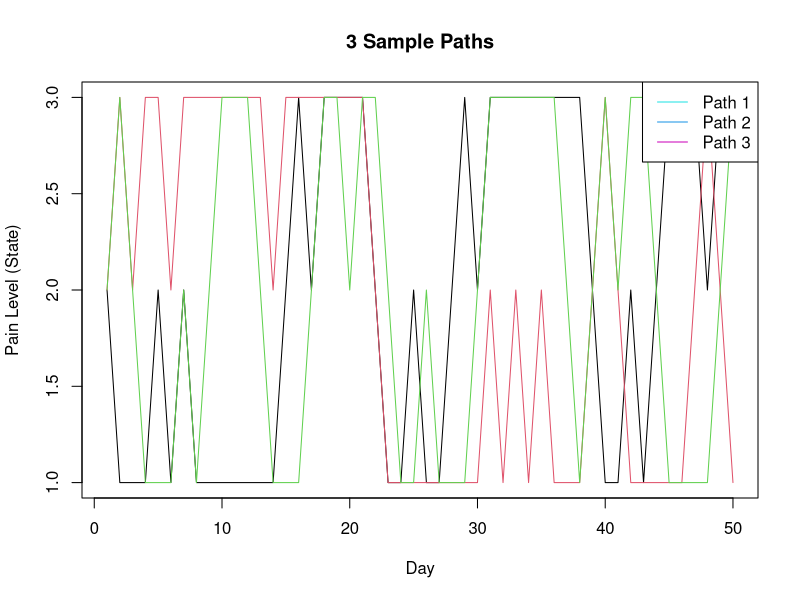
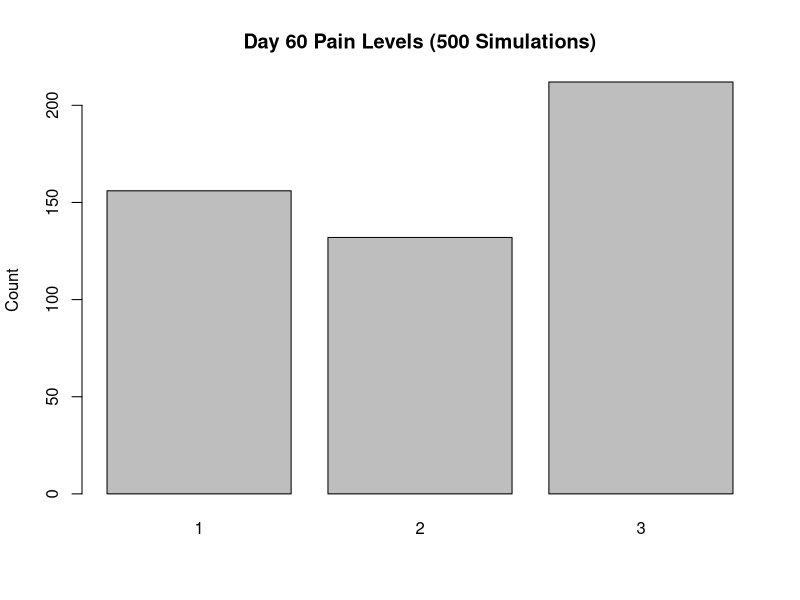

Generate these figures, in order, with R:
## ---- chunk 1
set.seed(123)

p <- 2/5 
time <- 60  # simulate for 60 days
nsim <- 500 # number of sample paths
initialcap <- 2 # start at state 2

X <- matrix(0, nrow = time, ncol = nsim)
Y <- matrix(0, nrow = time, ncol = nsim)
X[1, ] <- initialcap
for (i in 1:(time - 1)) {
  for (j in 1:nsim) {
    Y[i + 1, j] <- runif(1)
    if (X[i, j] == 1) {
      if (Y[i + 1, j] < 1 - p) {
        X[i + 1, j] <- 1
      } else {
        X[i + 1, j] <- 2
      }
    } else if (X[i, j] == 2) {
      if (Y[i + 1, j] < p) {
        X[i + 1, j] <- 1
      } else {
        X[i + 1, j] <- 3
      }
    } else if (X[i, j] == 3) {
      if (Y[i + 1, j] < p) {
        X[i + 1, j] <- 2
      } else {
        X[i + 1, j] <- 3
      }
    }
  }
}
## ---- chunk 2
matplot(1:50, X[1:50, 1:3], type = "l", col = 1:3, lty = 1,
        ylab = "Pain Level (State)", xlab = "Day", main = "3 Sample Paths")
legend("topright", legend = c("Path 1", "Path 2", "Path 3"), col = c(5,4,6), lty = 1)

## ---- chunk 3
final_states <- X[time, ]
barplot(table(final_states), col = "gray",
        main = "Day 60 Pain Levels (500 Simulations)", ylab = "Count")

## ---- chunk 4
prop_state <- prop.table(table(final_states))
ci_95 <- function(p, n) {
  z <- qnorm(0.975)
  err <- z * sqrt(p * (1 - p) / n)
  c(p - err, p + err)
}

ci_matrix <- t(sapply(prop_state, function(p) ci_95(p, nsim)))
rownames(ci_matrix) <- paste("State", names(prop_state))
colnames(ci_matrix) <- c("Lower 95%", "Upper 95%")
round(ci_matrix, 4)
